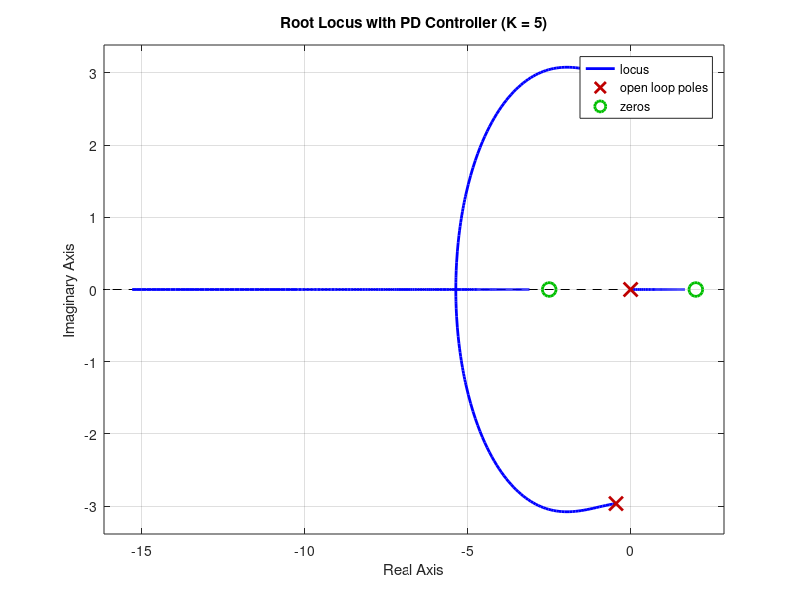
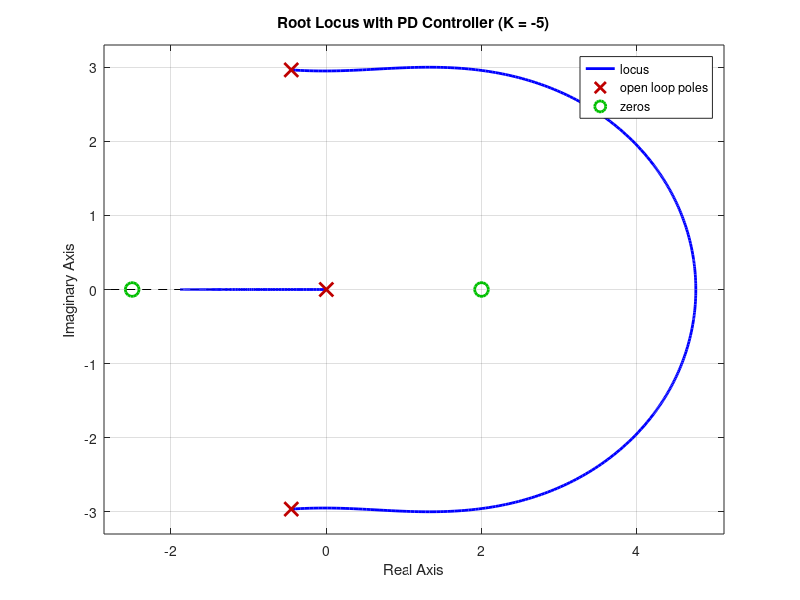

Here is the MATLAB script that generated these plots, in order:
clc; clear; close all;

num = [0.1 -0.2];      
den = [1 0.9 9 0];     
G = tf(num, den);      

K_values = [5, -5];  

for i = 1:length(K_values)
    K = K_values(i);
    
    Kp = 5;  
    Kd = 2;  
    C = K * tf([Kd Kp], [1]);  

    G_new = C * G;

    figure;
    rlocus(G_new);
    title(['Root Locus with PD Controller (K = ', num2str(K), ')']);
    grid on;
end
